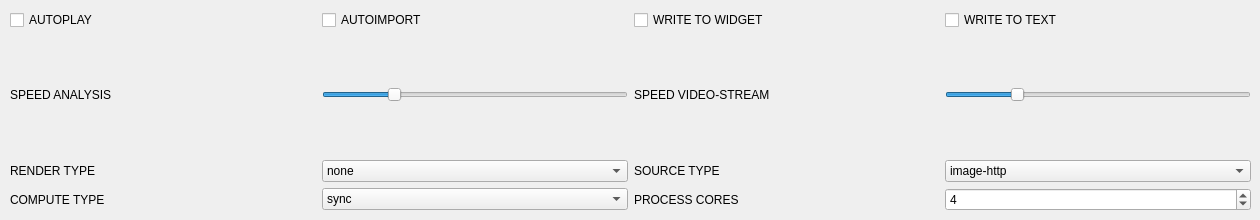
      <widget class="QWidget" name="tab_4">
       <attribute name="title">
        <string>DEBUG</string>
       </attribute>
       <widget class="QWidget" name="gridLayoutWidget_6">
        <property name="geometry">
         <rect>
          <x>10</x>
          <y>10</y>
          <width>1241</width>
          <height>201</height>
         </rect>
        </property>
        <layout class="QGridLayout" name="gridLayout_6">
         <item row="1" column="0">
          <widget class="QLabel" name="label_23">
           <property name="text">
            <string>SPEED ANALYSIS</string>
           </property>
          </widget>
         </item>
         <item row="0" column="3">
          <widget class="QCheckBox" name="checkBox_6">
           <property name="text">
            <string>WRITE TO TEXT</string>
           </property>
          </widget>
         </item>
         <item row="1" column="3">
          <widget class="QSlider" name="horizontalSlider_2">
           <property name="sizePolicy">
            <sizepolicy hsizetype="Preferred" vsizetype="Preferred">
             <horstretch>0</horstretch>
             <verstretch>0</verstretch>
            </sizepolicy>
           </property>
           <property name="minimum">
            <number>1</number>
           </property>
           <property name="maximum">
            <number>10</number>
           </property>
           <property name="singleStep">
            <number>3</number>
           </property>
           <property name="pageStep">
            <number>1</number>
           </property>
           <property name="value">
            <number>3</number>
           </property>
           <property name="orientation">
            <enum>Qt::Horizontal</enum>
           </property>
          </widget>
         </item>
         <item row="2" column="1">
          <widget class="QComboBox" name="comboBox">
           <item>
            <property name="text">
             <string>none</string>
            </property>
           </item>
           <item>
            <property name="text">
             <string>source</string>
            </property>
           </item>
           <item>
            <property name="text">
             <string>final</string>
            </property>
           </item>
           <item>
            <property name="text">
             <string>extended</string>
            </property>
           </item>
           <item>
            <property name="text">
             <string>all</string>
            </property>
           </item>
          </widget>
         </item>
         <item row="2" column="3">
          <widget class="QComboBox" name="comboBox_2">
           <item>
            <property name="text">
             <string>image-http</string>
            </property>
           </item>
           <item>
            <property name="text">
             <string>video-rtsp</string>
            </property>
           </item>
           <item>
            <property name="text">
             <string>video-file</string>
            </property>
           </item>
          </widget>
         </item>
         <item row="0" column="2">
          <widget class="QCheckBox" name="checkBox_5">
           <property name="text">
            <string>WRITE TO WIDGET</string>
           </property>
          </widget>
         </item>
         <item row="2" column="0">
          <widget class="QLabel" name="label_25">
           <property name="text">
            <string>RENDER TYPE</string>
           </property>
          </widget>
         </item>
         <item row="0" column="1">
          <widget class="QCheckBox" name="checkBox_4">
           <property name="text">
            <string>AUTOIMPORT</string>
           </property>
          </widget>
         </item>
         <item row="2" column="2">
          <widget class="QLabel" name="label_26">
           <property name="text">
            <string>SOURCE TYPE</string>
           </property>
          </widget>
         </item>
         <item row="1" column="2">
          <widget class="QLabel" name="label_24">
           <property name="text">
            <string>SPEED VIDEO-STREAM</string>
           </property>
          </widget>
         </item>
         <item row="1" column="1">
          <widget class="QSlider" name="horizontalSlider_3">
           <property name="sizePolicy">
            <sizepolicy hsizetype="Preferred" vsizetype="Preferred">
             <horstretch>0</horstretch>
             <verstretch>0</verstretch>
            </sizepolicy>
           </property>
           <property name="minimum">
            <number>1</number>
           </property>
           <property name="maximum">
            <number>10</number>
           </property>
           <property name="singleStep">
            <number>3</number>
           </property>
           <property name="pageStep">
            <number>1</number>
           </property>
           <property name="value">
            <number>3</number>
           </property>
           <property name="orientation">
            <enum>Qt::Horizontal</enum>
           </property>
          </widget>
         </item>
         <item row="0" column="0">
          <widget class="QCheckBox" name="checkBox_3">
           <property name="text">
            <string>AUTOPLAY</string>
           </property>
          </widget>
         </item>
         <item row="3" column="0">
          <widget class="QLabel" name="label_27">
           <property name="text">
            <string>COMPUTE TYPE</string>
           </property>
          </widget>
         </item>
         <item row="3" column="1">
          <widget class="QComboBox" name="comboBox_3">
           <property name="currentText">
            <string>complex</string>
           </property>
           <item>
            <property name="text">
             <string>sync</string>
            </property>
           </item>
           <item>
            <property name="text">
             <string>async</string>
            </property>
           </item>
           <item>
            <property name="text">
             <string>multithread</string>
            </property>
           </item>
           <item>
            <property name="text">
             <string>multiprocess</string>
            </property>
           </item>
           <item>
            <property name="text">
             <string>complex</string>
            </property>
           </item>
          </widget>
         </item>
         <item row="3" column="2">
          <widget class="QLabel" name="label_28">
           <property name="text">
            <string>PROCESS CORES</string>
           </property>
          </widget>
         </item>
         <item row="3" column="3">
          <widget class="QSpinBox" name="spinBox_2">
           <property name="minimum">
            <number>1</number>
           </property>
           <property name="maximum">
            <number>32</number>
           </property>
           <property name="value">
            <number>4</number>
           </property>
          </widget>
         </item>
        </layout>
       </widget>
      </widget>
